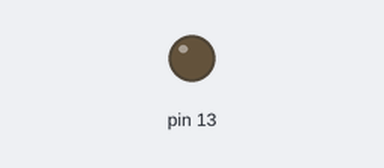
Simulated run of this sketch. Board: Arduino Uno, built with avr-gcc and run on an emulated ATmega328P. Parts: output pins drawn as LEDs (lit = HIGH).

Above: at 0.4 s.
At 2.12 s:
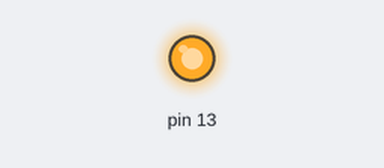
Timing chart, 0 to 3.0 s (numbered marks = the images above):
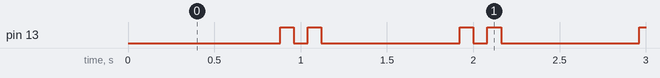

Measured:
- by itself, pin 13: repeats every 1.0 s: LOW 0.08 s, HIGH 0.08 s, LOW 0.80 s, HIGH 0.08 s
- by itself, everything shown: repeats every 1.0 s, in 4 steps

The sketch:

pattern_player.ino
```cpp
void setup() {
  // put your setup code here, to run once:
  pinMode(13, OUTPUT);
  Serial.begin(9600);
}
  unsigned long previous = 0;
  long interval = 80;

  int i = 0;
void setLed(int normalState) {
  if(normalState % 4 == 0) {
    interval = 800;
    return digitalWrite(13, LOW);
  }
  interval = 80;
  return digitalWrite(13, normalState % 2 == 1 ? HIGH : LOW);
}

void loop() {
  // put your main code here, to run repeatedly:
  unsigned long current = millis();

  if(current - previous >= interval) {
    previous = current;
    setLed(i);
    i++;
  }
}
```
